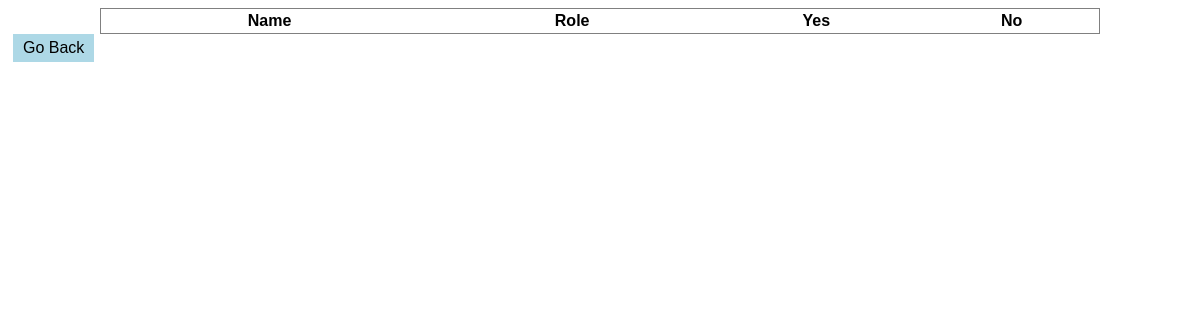
/reg_approval.php, run on an earlier commit of the app's database.
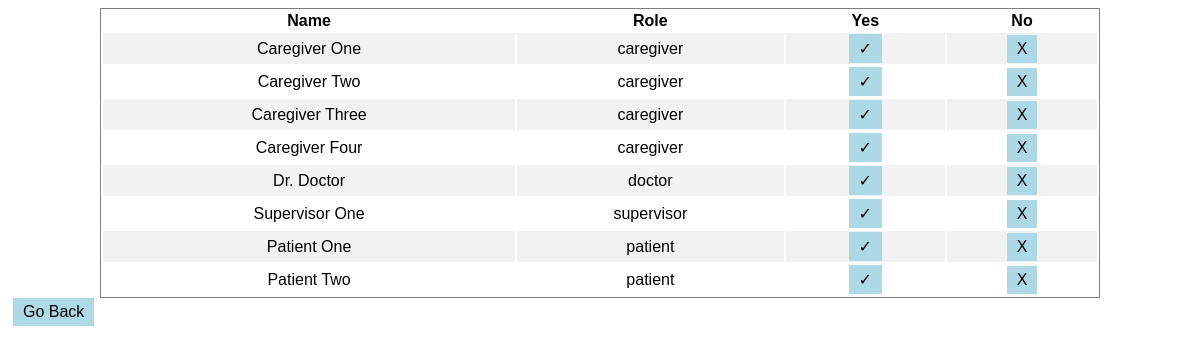
And on a later commit of the database.
### tables this page shows
CREATE TABLE users (
    user_id bigint AUTO_INCREMENT PRIMARY KEY,
    job varchar(15),
    f_name varchar(25),
    l_name varchar(25),
    email varchar(50) UNIQUE,
    phone  char(10),
    user_password varchar(255),
    dob date,
    reg_approval char(1)
);

### reg_approval.php (the view, shortened to what this page needs)
<?php
  include_once 'db.php';
?>
<!DOCTYPE html>
<html lang="en">
<head>
    <link rel="stylesheet" type="text/css" href="styles.css">
</head>
<body>
    <table>
        <tr>
            <th>Name</th>
            <th>Role</th>
            <th>Yes</th>
            <th>No</th>
        </tr>
        <?php
            $get_users = "SELECT * FROM `users` WHERE reg_approval = 2;";
            $users= mysqli_query($conn, $get_users);
            while($row = mysqli_fetch_assoc($users)) {
                $user_id = $row['user_id'];
                $job = $row['job'];
                echo "
                    <tr>
                        <td>".$row['f_name']." ".$row['l_name']."</td>
                        <td>".$row['job']."</td>
                        <td><a href='reg_approval.php?check_id=$user_id&approval=1&job=$job'>&#x2713</a></td>
                        <td><a href='reg_approval.php?check_id=$user_id&approval=0&job=$job'>X</a></td>
                    </tr>
                ";
            }
        ?>
    </table>
    <a href="./index.php">Go Back</a>
</body>
</html>

### styles.css (style rules this page uses)
html { font-family: sans-serif; }
table { width: 1000px; margin-left: auto; margin-right: auto; }
table, tr { border: 1px solid grey; }
tr:nth-child(even) { background-color: #f2f2f2; }
td { text-align: center; }
a { text-decoration: none; background-color: lightblue; color: black; padding: 5px 10px; margin-left: 5px; margin-right: 5px; text-align: center; display: inline-block; }

What changed in the data, as far as the page shows it:
added users: f_name "Caregiver", l_name "One", job "caregiver"
added users: f_name "Caregiver", l_name "Two", job "caregiver"
added users: f_name "Caregiver", l_name "Three", job "caregiver"
added users: f_name "Caregiver", l_name "Four", job "caregiver"
added users: f_name "Dr.", l_name "Doctor", job "doctor"
added users: f_name "Supervisor", l_name "One", job "supervisor"
added users: f_name "Patient", l_name "One", job "patient"
added users: f_name "Patient", l_name "Two", job "patient"
